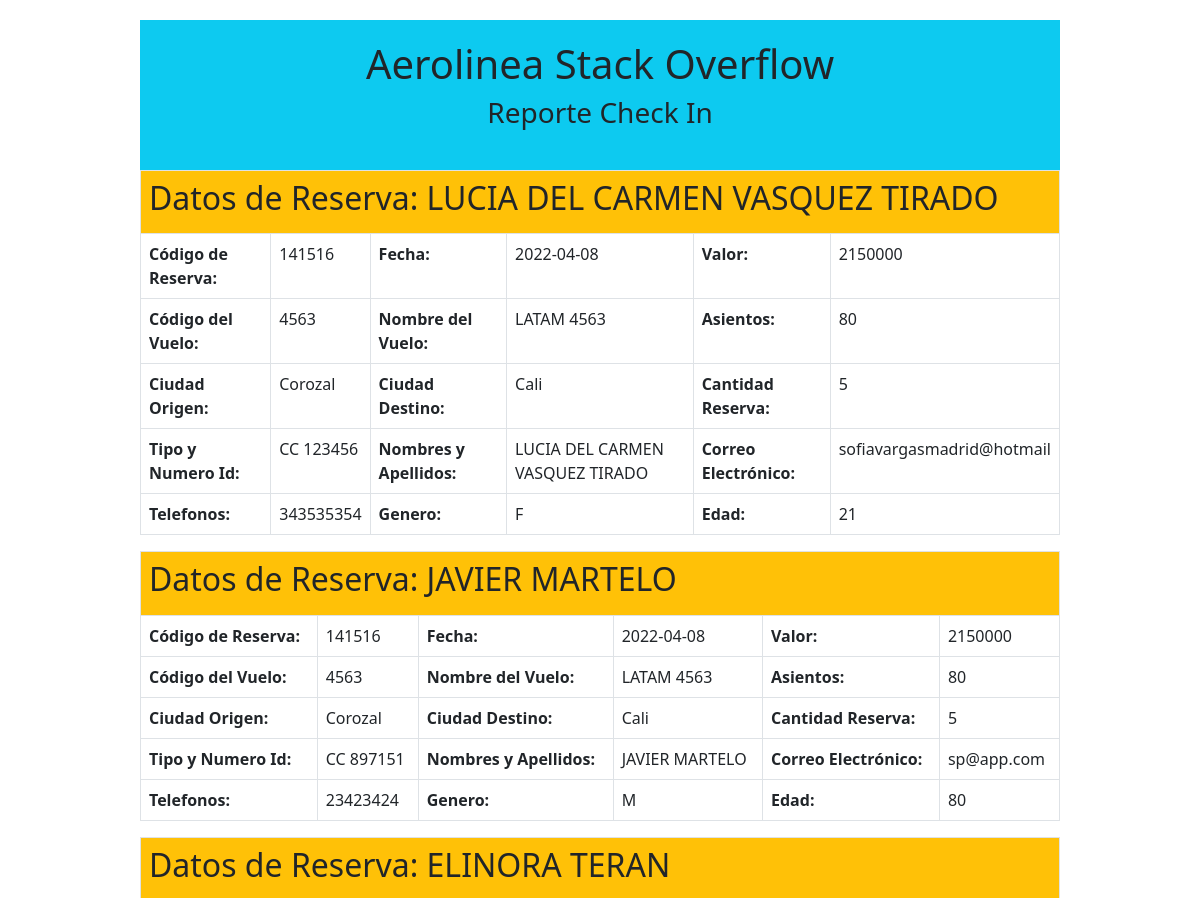
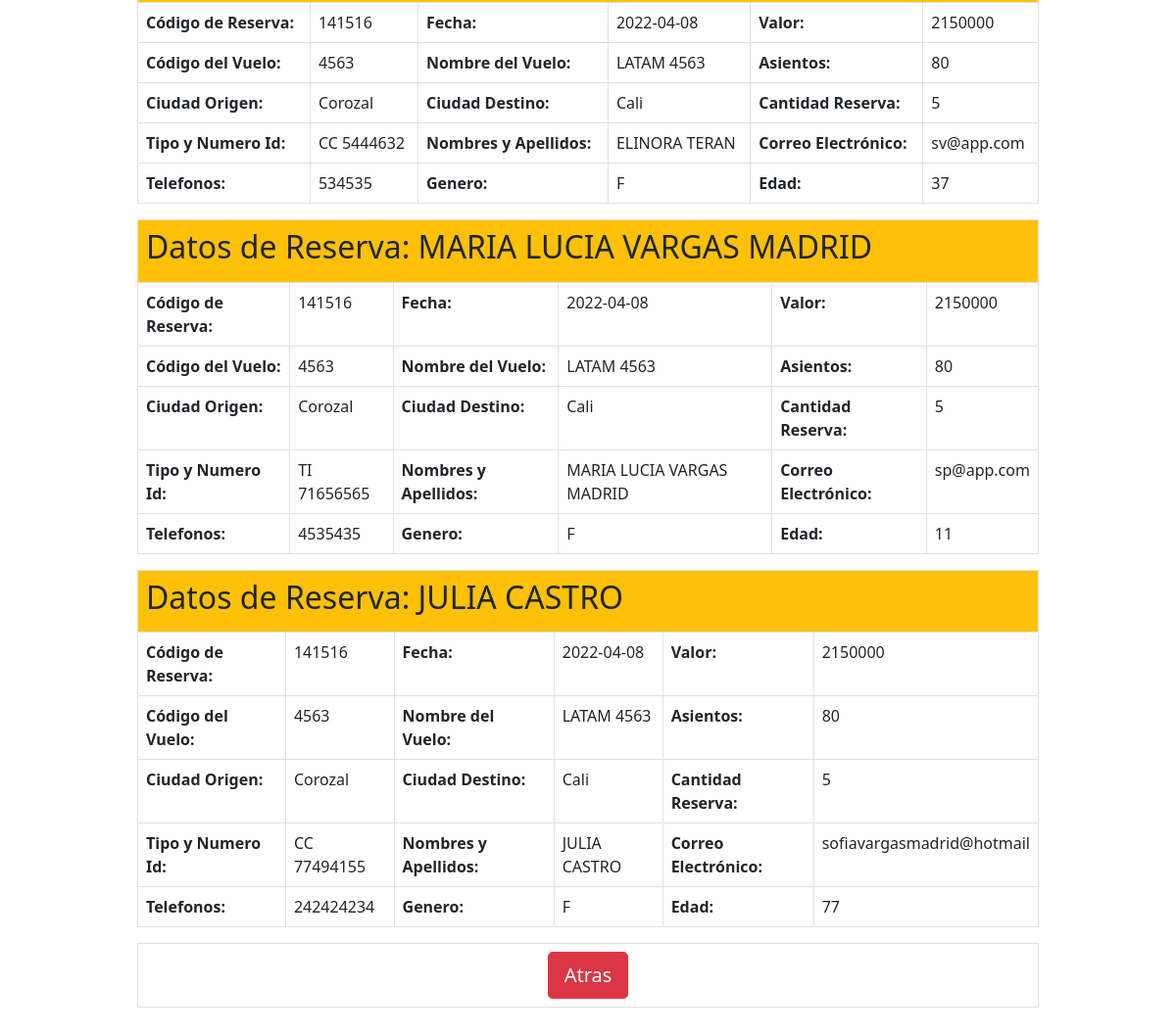
Screenshot of /checkinUsuarios.php?Token=141516 with the database file from the repository (2 pictures, top to bottom).
### tables this page shows
CREATE TABLE `detallereserva` (
  `idDet` int(11) NOT NULL,
  `idReserv` int(11) NOT NULL,
  `idCliente` int(11) NOT NULL,
  `idVuelo` int(11) NOT NULL,
  `estado_reserva` varchar(15) NOT NULL
);

CREATE TABLE `cliente` (
  `Id_cliente` int(11) NOT NULL,
  `Tipo_doc_cliente` varchar(15) DEFAULT NULL,
  `Nombre_cliente` varchar(45) DEFAULT NULL,
  `Apellido_cliente` varchar(45) DEFAULT NULL,
  `Email_cliente` varchar(25) DEFAULT NULL,
  `Telefono_cliente` bigint(20) DEFAULT NULL,
  `Genero_cliente` varchar(10) DEFAULT NULL,
  `Fecha_Nac_cliente` date DEFAULT NULL,
  `Edad_cliente` int(5) DEFAULT NULL
);

CREATE TABLE `reserva` (
  `Cod_reserva` int(11) NOT NULL,
  `Fecha_reserva` date DEFAULT NULL,
  `CiudadSalida_reserva` varchar(30) DEFAULT NULL,
  `CiudadLlegada_reserva` varchar(30) DEFAULT NULL,
  `NoAdultos_reserva` int(11) NOT NULL,
  `NoNinos_reserva` int(11) NOT NULL,
  `Valor_vuelo` int(11) NOT NULL
);

CREATE TABLE `vuelo` (
  `Cod_vuelo` int(11) NOT NULL,
  `Nombre_avion_vuelo` varchar(45) DEFAULT NULL,
  `No_asientos_vuelo` int(11) DEFAULT NULL
);

### config/db.php (called while the page is built, shortened)
<?php
class DB{
    private $host;
    private $db;
    private $user;
    private $password;
    private $charset;
    public function __construct(){
        $this->host     = '127.0.0.1';
        $this->db       = 'checkin';
        $this->user     = 'root';
        $this->password = "";
        $this->charset  = 'utf8mb4';
    }
    function connect(){
        try{
            $connection = "mysql:host=" . $this->host . ";dbname=" . $this->db . ";charset=" . $this->charset;
            $options = [
                PDO::ATTR_ERRMODE            => PDO::ERRMODE_EXCEPTION,
                PDO::ATTR_EMULATE_PREPARES   => false,
            ];
            $pdo = new PDO($connection, $this->user, $this->password, $options);
            return $pdo;
        }catch(PDOException $e){
            print_r('Error connection: ' . $e->getMessage());
        }
    }
}
?>

### config/reserva.php (called while the page is built, shortened)
<?php
include_once 'db.php';
include_once 'Tools.php';
class Reserva extends DB{
    public function getCheckin($id){
        $query = $this->connect()->prepare('SELECT * FROM `detallereserva`,`vuelo`,`reserva`,`cliente`
        WHERE `reserva`.`Cod_reserva` = :id
        AND `detallereserva`.`estado_reserva` = "Confirmado"
        AND `detallereserva`.`idReserv` = `reserva`.`Cod_reserva`
        AND `vuelo`.`Cod_vuelo` = `detallereserva`.`idVuelo`
        AND `cliente`.`Id_cliente` = `detallereserva`.`idCliente`;');
        $query->execute(['id'=>$id]);
        while($filas = $query->FETCHALL(PDO::FETCH_ASSOC)){
            return $this->vuelo[]=$filas;
        }
          return false;
    }
}
?>

### config/Tools.php (called while the page is built, shortened)
<?php
Class Tools{
    function obtener_edad_segun_fecha($fecha_nacimiento){
        $nacimiento = new DateTime($fecha_nacimiento);
        $ahora = new DateTime(date("Y-m-d"));
        $diferencia = $ahora->diff($nacimiento);
        return $diferencia->format("%y");
    }
}
?>

### checkinUsuarios.php (the view, shortened to what this page needs)
<?php
require_once("config/reserva.php");
    require_once("config/Tools.php");
    $r = new Reserva();
    $hr = new Tools();
    $resp = $r->getCheckin($_GET['Token']);
?>
<!DOCTYPE html>
<html lang="es">
<head>
    <link href="css/bootstrap.min.css" rel="stylesheet">
</head>
<body>
    <div class="container">
        <div class="header bg-info">
            <h1>Aerolinea Stack Overflow</h1>
            <h3>Reporte Check In</h3>
        </div>
    <?php
        if($resp){
        if($resp !== 'YaConfirmado'){
            for ($j=0; $j < count($resp); $j++) {
                $edad=$hr->obtener_edad_segun_fecha($resp[$j]['Fecha_Nac_cliente']);
    ?>
        <table class="table table-bordered">
        <tr class="bg-warning">
            <th colspan="7">
                <h2>Datos de Reserva: <?php echo $resp[$j]['Nombre_cliente']." ".$resp[$j]['Apellido_cliente']?></h2>
            </th>
        </tr>
        <tr>
            <th>Código de Reserva:</th>
            <td><?php echo $resp[$j]['idReserv']?></td>
            <th>Fecha:</th>
            <td><?php echo $resp[$j]['Fecha_reserva']?></td>
            <th>Valor:</th>
            <td><?php echo $resp[$j]['Valor_vuelo']?></td>
        </tr>
        <tr>
            <th>Código del Vuelo:</th>
            <td><?php echo $resp[$j]['Cod_vuelo']?></td>
            <th>Nombre del Vuelo:</th>
            <td><?php echo $resp[$j]['Nombre_avion_vuelo']?></td>
            <th>Asientos:</th>
            <td><?php echo $resp[$j]['No_asientos_vuelo']?></td>
        </tr>
        <tr>
            <th>Ciudad Origen:</th>
            <td><?php echo $resp[$j]['CiudadSalida_reserva']?></td>
            <th>Ciudad Destino:</th>
            <td><?php echo $resp[$j]['CiudadLlegada_reserva']?></td>
            <th>Cantidad Reserva:</th>
            <td><?php echo $resp[$j]['NoAdultos_reserva']+$resp[$j]['NoNinos_reserva']?></td>
        </tr>
        <tr>
            <th>Tipo y Numero Id:</th>
            <td><?php echo $resp[$j]['Tipo_doc_cliente']." ".$resp[$j]['Id_cliente']?></td>
            <th>Nombres y Apellidos:</th>
            <td><?php echo $resp[$j]['Nombre_cliente']." ".$resp[$j]['Apellido_cliente']?></td>
            <th>Correo Electrónico:</th>
            <td><?php echo $resp[$j]['Email_cliente']?></td>
        </tr>
        <tr>
            <th>Telefonos:</th>
            <td><?php echo $resp[$j]['Telefono_cliente']?></td>
            <th>Genero:</th>
            <td><?php echo $resp[$j]['Genero_cliente']?></td>
            <th>Edad:</th>
            <td><?php echo $edad; ?></td>
        </tr>
    </table>
    <?php
            }
          }
        }
    ?>
    <table class="table table-bordered">
        <tr>
        <td colspan="6">
        <center>
            <a href="index.php" class="btn btn-lg btn-danger">Atras</a>
        </center>
        </td>
        </tr>
    </table>
    </div>
</body>
</html>

### checkinUsuarios.php (style rules this page uses)
.container { width: 80%; height: 80%; padding: 20px; }
.header { height: 150px; padding: 20px; text-align: center; }

### rows the page displays
detallereserva: idCliente.Nombre_cliente "LUCIA DEL CARMEN", idCliente.Apellido_cliente "VASQUEZ TIRADO", idReserv "141516", idReserv.Fecha_reserva "2022-04-08", idReserv.Valor_vuelo "2150000", idVuelo.Cod_vuelo "4563", idVuelo.Nombre_avion_vuelo "LATAM 4563", idVuelo.No_asientos_vuelo "80", idReserv.CiudadSalida_reserva "Corozal", idReserv.CiudadLlegada_reserva "Cali", $resp[$j]['NoAdultos_reserva']+$resp[$j]['NoNinos_reserva'] "5", idCliente.Tipo_doc_cliente "CC", idCliente.Id_cliente "123456", idCliente.Email_cliente "sofiavargasmadrid@hotmail", idCliente.Telefono_cliente "343535354", idCliente.Genero_cliente "F", idCliente.Fecha_Nac_cliente "21"
detallereserva: idCliente.Nombre_cliente "JAVIER", idCliente.Apellido_cliente "MARTELO", idReserv "141516", idReserv.Fecha_reserva "2022-04-08", idReserv.Valor_vuelo "2150000", idVuelo.Cod_vuelo "4563", idVuelo.Nombre_avion_vuelo "LATAM 4563", idVuelo.No_asientos_vuelo "80", idReserv.CiudadSalida_reserva "Corozal", idReserv.CiudadLlegada_reserva "Cali", $resp[$j]['NoAdultos_reserva']+$resp[$j]['NoNinos_reserva'] "5", idCliente.Tipo_doc_cliente "CC", idCliente.Id_cliente "897151", idCliente.Email_cliente "sp@app.com", idCliente.Telefono_cliente "23423424", idCliente.Genero_cliente "M", idCliente.Fecha_Nac_cliente "80"
detallereserva: idCliente.Nombre_cliente "ELINORA", idCliente.Apellido_cliente "TERAN", idReserv "141516", idReserv.Fecha_reserva "2022-04-08", idReserv.Valor_vuelo "2150000", idVuelo.Cod_vuelo "4563", idVuelo.Nombre_avion_vuelo "LATAM 4563", idVuelo.No_asientos_vuelo "80", idReserv.CiudadSalida_reserva "Corozal", idReserv.CiudadLlegada_reserva "Cali", $resp[$j]['NoAdultos_reserva']+$resp[$j]['NoNinos_reserva'] "5", idCliente.Tipo_doc_cliente "CC", idCliente.Id_cliente "5444632", idCliente.Email_cliente "sv@app.com", idCliente.Telefono_cliente "534535", idCliente.Genero_cliente "F", idCliente.Fecha_Nac_cliente "37"
detallereserva: idCliente.Nombre_cliente "MARIA LUCIA", idCliente.Apellido_cliente "VARGAS MADRID", idReserv "141516", idReserv.Fecha_reserva "2022-04-08", idReserv.Valor_vuelo "2150000", idVuelo.Cod_vuelo "4563", idVuelo.Nombre_avion_vuelo "LATAM 4563", idVuelo.No_asientos_vuelo "80", idReserv.CiudadSalida_reserva "Corozal", idReserv.CiudadLlegada_reserva "Cali", $resp[$j]['NoAdultos_reserva']+$resp[$j]['NoNinos_reserva'] "5", idCliente.Tipo_doc_cliente "TI", idCliente.Id_cliente "71656565", idCliente.Email_cliente "sp@app.com", idCliente.Telefono_cliente "4535435", idCliente.Genero_cliente "F", idCliente.Fecha_Nac_cliente "11"
detallereserva: idCliente.Nombre_cliente "JULIA", idCliente.Apellido_cliente "CASTRO", idReserv "141516", idReserv.Fecha_reserva "2022-04-08", idReserv.Valor_vuelo "2150000", idVuelo.Cod_vuelo "4563", idVuelo.Nombre_avion_vuelo "LATAM 4563", idVuelo.No_asientos_vuelo "80", idReserv.CiudadSalida_reserva "Corozal", idReserv.CiudadLlegada_reserva "Cali", $resp[$j]['NoAdultos_reserva']+$resp[$j]['NoNinos_reserva'] "5", idCliente.Tipo_doc_cliente "CC", idCliente.Id_cliente "77494155", idCliente.Email_cliente "sofiavargasmadrid@hotmail", idCliente.Telefono_cliente "242424234", idCliente.Genero_cliente "F", idCliente.Fecha_Nac_cliente "77"
